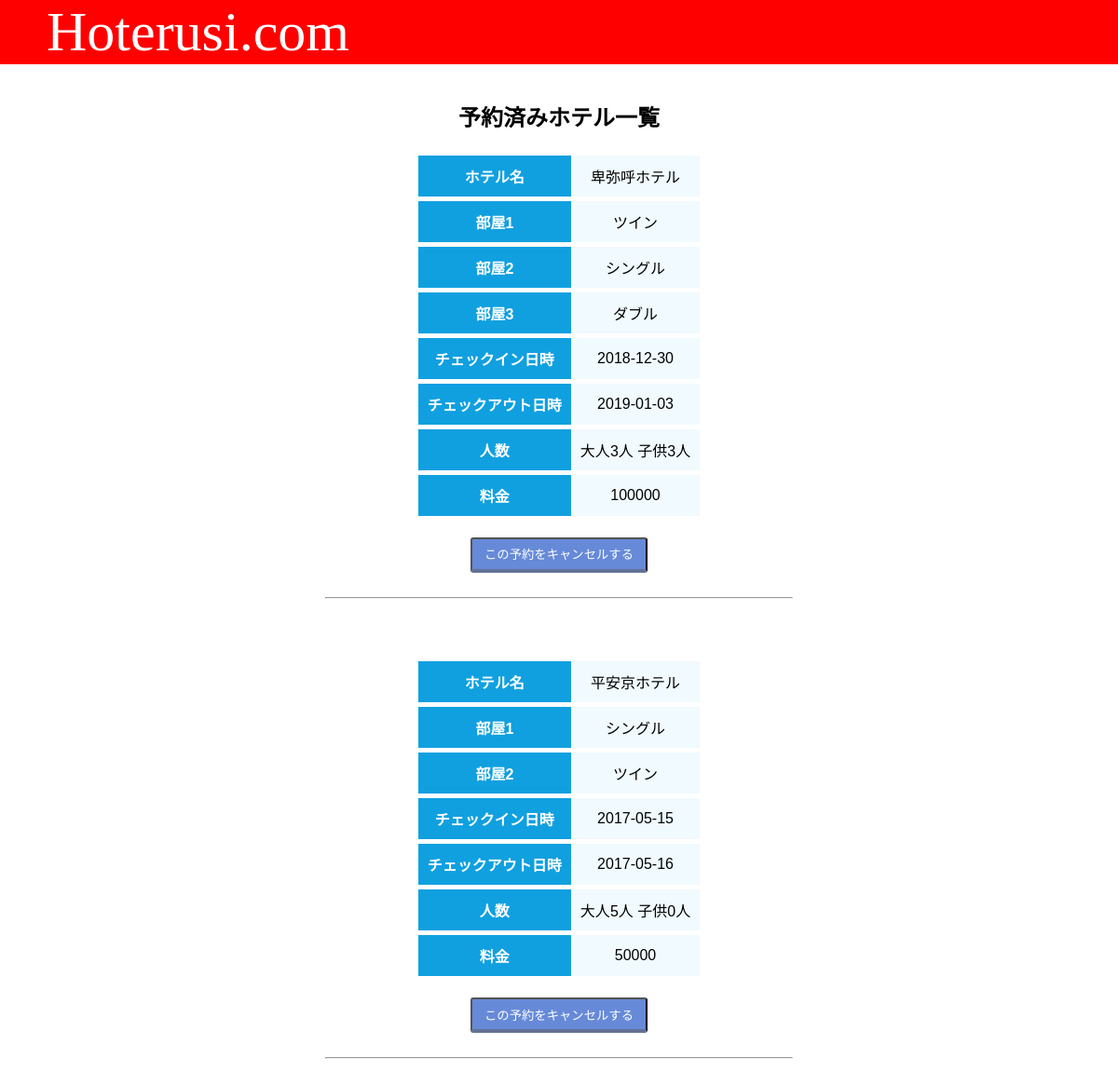
/reservation_info_check (signed in), run on the app's committed database.
### tables this page shows
CREATE TABLE "hotel" (
	`hotel_id`	TEXT NOT NULL UNIQUE,
	`hotel_name`	TEXT NOT NULL,
	`hotel_address`	TEXT NOT NULL,
	`image`	TEXT,
	PRIMARY KEY(`hotel_id`)
);

CREATE TABLE `room_type` (
	`room_id`	INTEGER NOT NULL,
	`room_type_name`	TEXT NOT NULL,
	PRIMARY KEY(`room_id`)
);

CREATE TABLE "reservation" (
	`reservation_id`	TEXT NOT NULL UNIQUE,
	`member_id`	TEXT NOT NULL,
	`hotel_id`	TEXT NOT NULL,
	`count_adalt`	INTEGER,
	`count_child`	INTEGER,
	`count_guest_room`	INTEGER NOT NULL,
	`room_type_1`	TEXT,
	`count_person_1`	INTEGER,
	`room_type_2`	TEXT,
	`count_person_2`	INTEGER,
	`room_type_3`	TEXT,
	`count_person_3`	INTEGER,
	`room_type_4`	TEXT,
	`count_person_4`	INTEGER,
	`reservation_date`	TEXT NOT NULL,
	`check_in_date`	TEXT NOT NULL,
	`check_out_date`	TEXT,
	`price`	INTEGER NOT NULL,
	PRIMARY KEY(`reservation_id`,`hotel_id`,`member_id`)
);

### logic/reservation_info_check.py (the view)
@re_ch.route('/reservation_info_check') #関数の開始
def reservation_info_check():
    con = sqlite3.connect('hoterusi.db') #hoterusi.dbに接続
    con.row_factory = sqlite3.Row #生データを取得するように設定（これによってカラム名も取得できる）
    cur = con.cursor() #おまじない
    member_id = session.get('member_id')
    cur.execute("SELECT * FROM reservation WHERE member_id=?", (member_id,)) #member_idを基に検索をかける
    reservation = cur.fetchall() #検索の結果出力されたデータを連想配列？で格納
    i = 0
    reservation_info = {}
    for record in reservation:
        record_dict = dict(record)
        cur.execute("SELECT hotel_name FROM hotel WHERE hotel_id=?", (record["hotel_id"],)) #hotel_idを基に検索をかけるselect文実行
        hotels = cur.fetchone() #select文で取得したレコｰﾄﾞを格納
        hotel_name = hotels['hotel_name'] #ホテル名を変数に格納
        reservation_info[i] = record_dict #予約テーブルのレコードをそのまま入れる
        reservation_info[i]['hotel_name'] = hotel_name #ホテル名をキーと共に新規追加
        if 'room_type_name' not in reservation_info[i]:
            reservation_info[i]['room_type'] = [] #新しいkeyを定義しておく
        for type_i in range(1, 5):#4回ループ
            type_num = str(type_i)#文字列型にしておく
            if record['room_type_' + type_num]:#空じゃなかったらタイプ名取得して格納
                reservation_info[i]['room_type'].append(func.roomtype_get(record['room_type_' + type_num]))
        reservation_info[i]['room_type'] = reservation_info[i]['room_type']
        i += 1
    test = "room_types"
    con.close()
    return render_template('reservation_info_check.html', reservations=reservation_info, test=test)

### logic/func.py (called while the page is built)
def roomtype_get(room_type_num):
    conn = sqlite3.connect('hoterusi.db')
    c = conn.cursor()
    c.execute("SELECT room_type_name FROM room_type WHERE room_id=?", (room_type_num,))
    result = c.fetchone()[0]
    return result

### templates/reservation_info_check.html (shortened to what this page needs)
<!DOCTYPE html>
<html>
<head>
  <link rel="stylesheet" href="../static/main.css">
  <link rel="stylesheet" href="../static/button.css">
</head>
<header>Hoterusi.com</header>
<body>
  <br>
  <h2>予約済みホテル一覧</h2>
  {% for key, val in reservations.items() %}
  <form action="/reservation_cancel" method="post">
    <table>
      <tr>
        <th>ホテル名</th>
        <td>{{ val['hotel_name'] }}</td>
      </tr>
      {% for name in val['room_type'] %}
      <tr>
        <th>部屋{{ loop.index0 + 1 }}</th>
        <td>{{ name }}</td>
      </tr>
      {% endfor %}
      <tr>
        <th>チェックイン日時</th>
        <td>{{ val['check_in_date'] }}</td>
      </tr>
      <tr>
        <th>チェックアウト日時</th>
        <td>{{ val['check_out_date'] }}</td>
      </tr>
      <th>人数</th>
      <td>大人{{ val['count_adalt'] }}人 子供{{ val['count_child'] }}人</td>
      <tr>
        <th>料金</th>
        <td>{{ val['price'] }}</td>
      </tr>
    </table>
    <br>
    <input type="submit" value="この予約をキャンセルする" class="square_btn">
    <br><br>
    <hr width="500px"><br><br><br>
  </form>
  {% endfor %}
</body>
</html>

### static/main.css (style rules this page uses)
header { background-color: red; font-size: 60px; color: #fff; font-family: 'arial black'; text-align: left; padding-left:50px; }
body { -webkit-text-size-adjust: auto; max-width: 100%; background-color: white; color: #000; text-align: center; margin: 0; margin-bottom: 50px; padding: 0; }
body, input, button { font-family: Quicksand, 游ゴシック体, "Yu Gothic", YuGothic, "ヒラギノ角ゴシック Pro", "Hiragino Kaku Gothic Pro", メイリオ, Meiryo, Osaka, "ＭＳ Ｐゴシック", "MS PGothic", sans-serif; }
h2 { font-size: 1.5em; }
table { border-collapse: separate; border-spacing: 0px 5px; margin: 0 auto; }
td,th { padding: 10px; }
th { background: #10a0e0; color: #fff; }
td { background: #f1fafe; }
tr { border: 1px; }

### static/button.css (style rules this page uses)
.square_btn { display: inline-block; padding: 0.5em 1em; text-decoration: none; background: #668ad8; color: #FFF; border-bottom: solid 4px #627295; border-radius: 3px; }

### data on the page
hotel: hotel_name "卑弥呼ホテル"
room_type: room_type_name "ツイン"
room_type: room_type_name "シングル"
room_type: room_type_name "ダブル"
reservation: check_in_date "2018-12-30", check_out_date "2019-01-03", price "100000"
hotel: hotel_name "平安京ホテル"
reservation: check_in_date "2017-05-15", check_out_date "2017-05-16", price "50000"

### other printed values
{{ val['count_adalt'] }} "3" "5"
{{ val['count_child'] }} "3" "0"
